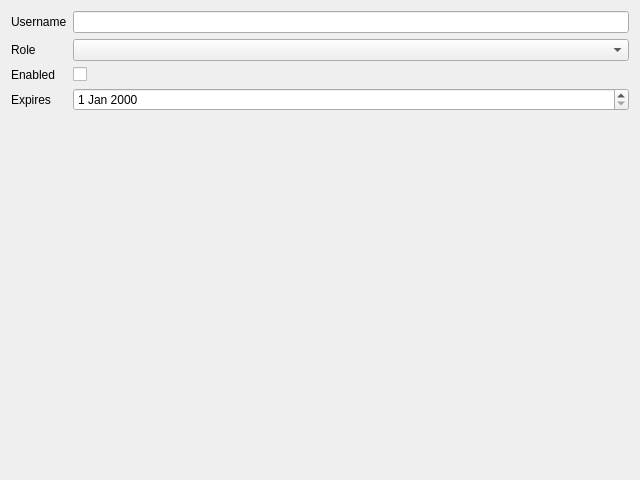
<?xml version="1.0" encoding="UTF-8"?>
<!-- SPDX-License-Identifier: MIT -->
<ui version="4.0">
 <class>UserAccount</class>
 <widget class="QDialog" name="UserAccount">
  <property name="geometry">
   <rect>
    <x>0</x>
    <y>0</y>
    <width>640</width>
    <height>480</height>
   </rect>
  </property>
  <property name="windowTitle">
   <string>User</string>
  </property>
  <layout class="QFormLayout" name="formLayout">
   <item row="0" column="0">
    <widget class="QLabel" name="label_usernameEdit">
     <property name="text">
      <string>Username</string>
     </property>
     <property name="buddy">
      <cstring>usernameEdit</cstring>
     </property>
    </widget>
   </item>
   <item row="0" column="1">
    <widget class="QLineEdit" name="usernameEdit"/>
   </item>
   <item row="1" column="0">
    <widget class="QLabel" name="label_roleCombo">
     <property name="text">
      <string>Role</string>
     </property>
     <property name="buddy">
      <cstring>roleCombo</cstring>
     </property>
    </widget>
   </item>
   <item row="1" column="1">
    <widget class="QComboBox" name="roleCombo"/>
   </item>
   <item row="2" column="0">
    <widget class="QLabel" name="label_enabledCheck">
     <property name="text">
      <string>Enabled</string>
     </property>
     <property name="buddy">
      <cstring>enabledCheck</cstring>
     </property>
    </widget>
   </item>
   <item row="2" column="1">
    <widget class="QCheckBox" name="enabledCheck"/>
   </item>
   <item row="3" column="0">
    <widget class="QLabel" name="label_expiresEdit">
     <property name="text">
      <string>Expires</string>
     </property>
     <property name="buddy">
      <cstring>expiresEdit</cstring>
     </property>
    </widget>
   </item>
   <item row="3" column="1">
    <widget class="QDateEdit" name="expiresEdit"/>
   </item>
  </layout>
 </widget>
 <tabstops>
  <tabstop>usernameEdit</tabstop>
  <tabstop>roleCombo</tabstop>
  <tabstop>enabledCheck</tabstop>
  <tabstop>expiresEdit</tabstop>
 </tabstops>
</ui>
